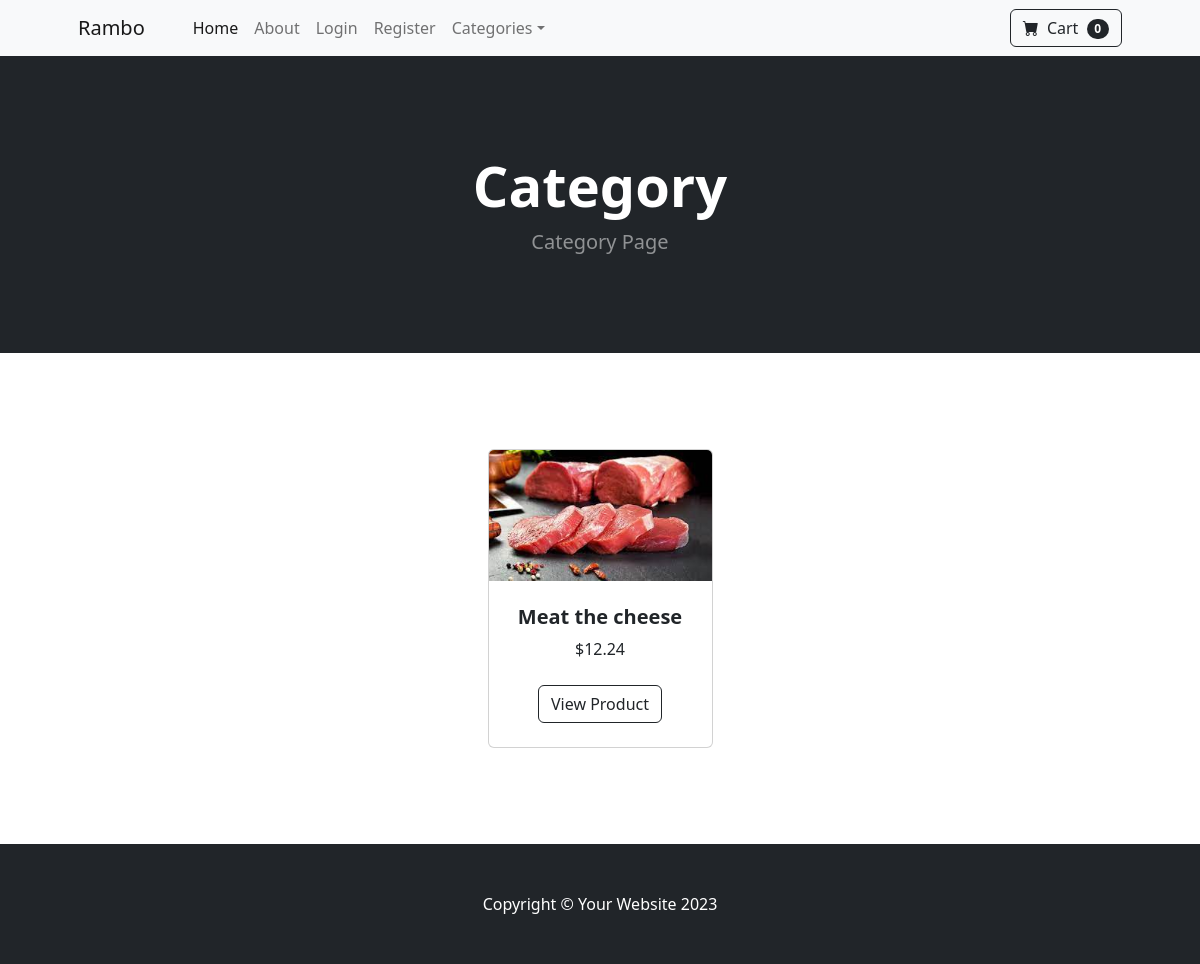
Screenshot of /category/Meat with the database file from the repository.
### store/models.py (models this page shows, shortened)
class Product(models.Model):
    name = models.CharField(max_length=100)
    price = models.DecimalField(default=0, decimal_places=2, max_digits=8)
    category = models.ForeignKey(Category, on_delete=models.CASCADE, default=1)
    description = models.CharField(max_length=250, default='',blank=True, null=True)
    image = models.ImageField(upload_to='uploads/product/')
    is_sale = models.BooleanField(default=False)
    sale_price = models.DecimalField(default=0, decimal_places=2, max_digits=8)

### store/views.py (the view)
# urls.py: path('category/<str:foo>', views.category, name='category'),
def category(request,foo):
    foo = foo.replace('-',' ')
    try:
        category = Category.objects.get(name=foo)
        products = Product.objects.filter(category=category)
        return render(request, 'category.html', {'products':products, 'category':category})
    except:
        messages.success(request,("That Category Doesn't Exists.."))
        return render(request, 'home.html', {})

### cart/cart.py (called while the page is built)
	def __len__(self):
		return len(self.cart)

### cart/context_processors.py (called while the page is built)
def cart(request):
    return{'cart': Cart(request)}

### store/templates/category.html
{% extends 'base.html'%}
{% load static %}
{% block content %}
        <header class="bg-dark py-5">
            <div class="container px-4 px-lg-5 my-5">
                <div class="text-center text-white">
                    <h1 class="display-4 fw-bolder">Category</h1>
                    <p class="lead fw-normal text-white-50 mb-0">Category Page</p>
                </div>
            </div>
        </header>
        <section class="py-5">
            <div class="container px-4 px-lg-5 mt-5">
                <div class="row gx-4 gx-lg-5 row-cols-2 row-cols-md-3 row-cols-xl-4 justify-content-center">
                    {% for product in products %}
                        {% if product.is_sale %}
                        <div class="col mb-5">
                            <div class="card h-100">
                                <div class="badge bg-dark text-white  position-absolute"
                                style="top: 0.5rem; right: 0.5rem">Sale</div>
                                <img class="card-img-top" src="{{ product.image.url }}" alt="..." />
                                <div class="card-body p-4">
                                    <div class="text-center">
                                        <h5 class="fw-bolder">{{ product.name }}</h5>
                                        <strike>${{ product.price }}</strike>
                                    &nbsp;
                                        ${{ product.sale_price }}
                                    </div>
                                </div>
                                <div class="card-footer p-4 pt-0 border-top-0 bg-transparent">
                                    <div class="text-center"><a class="btn btn-outline-dark mt-auto" href="{% url 'product' product.id %}">View Product</a></div>
                                </div>
                            </div>
                        </div>
                        {% else %}
                    <div class="col mb-5">
                        <div class="card h-100">
                            <img class="card-img-top" src="{{ product.image.url }}" alt="..." />
                            <div class="card-body p-4">
                                <div class="text-center">
                                    <h5 class="fw-bolder">{{ product.name }}</h5>
                                    ${{ product.price }}
                                </div>
                            </div>
                            <div class="card-footer p-4 pt-0 border-top-0 bg-transparent">
                                <div class="text-center"><a class="btn btn-outline-dark mt-auto" href="{% url 'product' product.id %}">View Product</a></div>
                            </div>
                        </div>
                    </div>
                    {% endif %}
                    {% endfor %}
            </div>
        </section>
{% endblock %}

### rows the page displays
Product: image (picture), name "Meat the cheese", price "12.24"

### other values shown
{{ cart|length }} "0"
